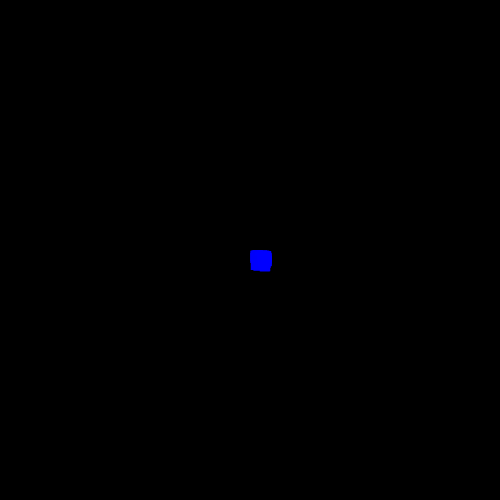
Frame 1 (no input)
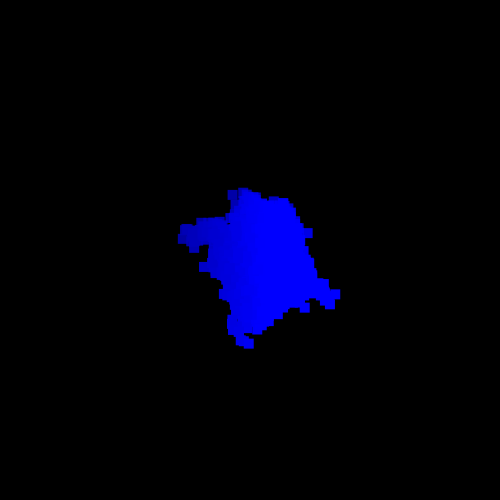
Frame 60 (the mouse pressed at the canvas centre just before this capture)
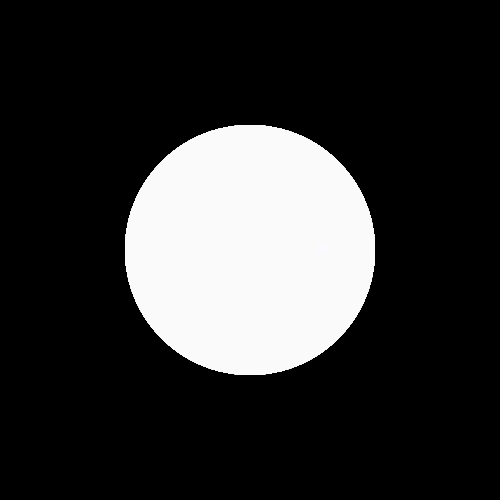
Frame 120 (the mouse held since frame 60 and released just before this capture)

The Processing sketch that drew these frames (run headless with seeded random() and noise(); from frame 60 on, the mouse is pressed at the canvas centre):

// Processing sketch: processing_93571
// ── processing_93571.pde

//Greg Conte
//Creative Computing
//Week 7
//3/18/13
Flow [] line = new Flow [2000];
 
void setup () {
  size(500,500);
  background(0);
  smooth();
 noStroke();
  for(int i = 0; i < line.length; i +=30) {
  float x = 50;
  float y = 80;
  line[i] = new Flow(x,y);
  }
}
 
void draw() {
  for (int i = 0; i <line.length; i+=30) {
  line[i].go();
  line[i].display();
  }
}
 
class Flow {
  float x;
  float y;
  float speed =12;
   
  Flow(float startX, float startY) {
  x=250;
  y=height/2;
  }
   
  void go() {
  x += random(speed);
  y += random(speed);
  if(mousePressed==true) {
     fill(mouseY,mouseX,mouseX,mouseY);
ellipse(250,250,mouseX,mouseY);

  }
  if((y>height) || (y<width)) {
    speed = -speed;
  }
  }
   
  void display() {
  fill(mouseX,mouseY,x,y);
  rect(x,y, 10,10);
  }
  }
